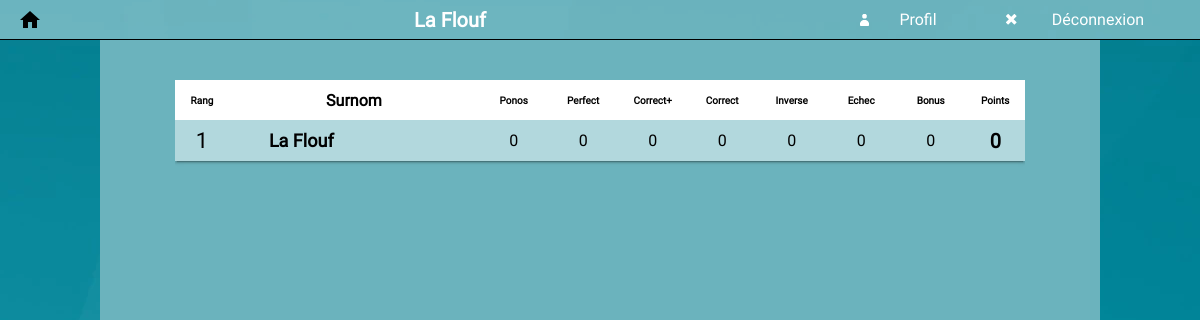
The page /classement.php (signed in) on the database its author committed.
### tables this page shows
CREATE TABLE IF NOT EXISTS `classements` (
  `type` varchar(50) NOT NULL,
  `owner_id` int(11) NOT NULL,
  `points` int(11) NOT NULL DEFAULT '0',
  `bonus` int(11) NOT NULL DEFAULT '0',
  `nb_perf` int(11) NOT NULL DEFAULT '0',
  `nb_correct_plus` int(11) NOT NULL DEFAULT '0',
  `nb_correct` int(11) NOT NULL DEFAULT '0',
  `nb_inverse` int(11) NOT NULL DEFAULT '0',
  `nb_echec` int(11) NOT NULL DEFAULT '0',
  `rang` int(11) NOT NULL DEFAULT '1'
);

CREATE TABLE IF NOT EXISTS `joueurs` (
  `id_joueur` int(6) UNSIGNED NOT NULL AUTO_INCREMENT,
  `prenom` varchar(50) NOT NULL,
  `nom` varchar(50) DEFAULT NULL,
  `surnom` varchar(50) DEFAULT NULL,
  `email` varchar(50) DEFAULT NULL,
  `password` varchar(50) DEFAULT NULL,
  `image` varchar(300) DEFAULT 'images/user/default.jpg',
  `departement` int(6) DEFAULT NULL,
  `telephone` varchar(255) NOT NULL,
  `payed` tinyint(1) NOT NULL DEFAULT '0',
  `updated` tinyint(1) NOT NULL DEFAULT '0',
  `female` tinyint(1) NOT NULL DEFAULT '0',
  `modif_profil` tinyint(1) NOT NULL DEFAULT '0',
  `modif_match` tinyint(1) NOT NULL DEFAULT '0',
  `modif_bonus` tinyint(1) NOT NULL DEFAULT '0',
  `description` varchar(4024) DEFAULT NULL,
  `equipe` int(11) DEFAULT NULL,
  `oauth` enum('Yes','No') NOT NULL DEFAULT 'No',
  `status` enum('active','inactive') NOT NULL DEFAULT 'active',
  PRIMARY KEY (`id_joueur`)
);

### init.php (called while the page is built, shortened)
<?php
$pseudo=(isset($_SESSION['pseudo']))?$_SESSION['pseudo']:'';
include("functions.php");
?>

### functions.php (called while the page is built, shortened)
<?php
function utf8_encode_function($str)
{
    return utf8_encode($str);
    return ($str);
}
?>

### include/viewClassementGeneral.php (the view, shortened to what this page needs)
<?php
	$qry = "SELECT *, (nb_perf+nb_correct_plus+nb_correct+nb_inverse+nb_echec)  as total from joueurs
	LEFT JOIN classements ON classements.owner_id = joueurs.id_joueur AND type = 'general'
	ORDER BY rang, nb_perf DESC, nb_correct_plus DESC, nb_correct DESC, nb_inverse DESC, surnom;";
	$result = mysqli_query($con, $qry);
	$i = 0;
	echo '
	<div class="allListeClassement">
		<table class="sortable" >';
	echo '
<thead>
<tr style="height: 40px;">
<th class="titleSmallTexte">Rang</th>
<th >Surnom</th>
<th class="titleSmallTexte">Ponos</th>
<th class="titleSmallTexte">Perfect</th>
<th class="titleSmallTexte">Correct+</th>
<th class="titleSmallTexte">Correct</th>
<th class="titleSmallTexte">Inverse</th>
<th class="titleSmallTexte">Echec</th>
<th class="titleSmallTexte">Bonus</th>
<th class="titleSmallTexte"> Points</th>
</tr>
</thead>';
	while ($row = mysqli_fetch_array($result ))
	{
		$i++;
		$rang = $row["rang"];
		$surnom = utf8_encode_function($row["surnom"]);
		$id_joueur = $row["id_joueur"];
		$points = $row["points"];
		$nb_perf = $row["nb_perf"];
		$nb_correct_plus = $row["nb_correct_plus"];
		$nb_correct = $row["nb_correct"];
		$nb_inverse = $row["nb_inverse"];
		$nb_echec = $row["nb_echec"];
		$bonus = $row["bonus"];
		$total = $row["total"];
			if ($i % 2 == 0) {
				echo '	<tr class="backgroundTab2">';
			}
			else {
				echo '	<tr class="backgroundTab1">';
			}
			echo '<td class="ClassementRang">',
					$rang,
				'</td>
				<td class="ClassementSurnom">
					<div id="lienSurnom', $id_joueur,'" style="" class="surnomClassementDiv clickJoueur">',
					$surnom,
					'</div>
				</td>
				<td class="ClassementNbPronos">',
					$total,
				'</td>
				<td class="ClassementNbPerf">',
					$nb_perf,
				'</td>
				<td class="ClassementCorrectp">',
					$nb_correct_plus,
				'</td>
				<td class="ClassementCorrect">',
					$nb_correct,
				'</td>
				<td class="ClassementInverse">',
					$nb_inverse,
				'</td>
				<td class="ClassementEchec">',
					$nb_echec,
				'</td>
				<td class="ClassementBonus">',
					$bonus,
				'</td>
				<td class="ClassementPoints">',
					$points,
				'</td>
			</tr>';
    }
    echo '
	</table>
	</div>';
    return '';
?>

### classement.php (shortened to what this page needs)
<html xmlns="http://www.w3.org/1999/xhtml" xml:lang="fr" >
	<head>
		<link rel="stylesheet" type="text/css" href="css/tabs.css">
		<link rel="stylesheet" type="text/css" href="css/style.css">
		<link rel="stylesheet" type="text/css" href="css/bandeau.css">
		<link rel="stylesheet" type="text/css" href="css/jquery-ui.min.css">
		<link rel="stylesheet" href="./material_design/material.css">
		<link rel="stylesheet" href="./material_design/style.css">
		<link rel="stylesheet" href="./material_design/font.css">
	</head>
	<?php include("init.php");?>
	<body>
		<?php include("include/bandeau.php");?>
		<div class="padding20">
			<div class="loginform-in blackougedefault">
				<div style="width:100%;height:800px;">
						<?php include("include/viewClassement.php");?>
				</div>
			</div>
		</div>
</body>
</html>

### include/bandeau.php
<table class="bandeau">
    <tr>
        <td id="bandeauAcceuil">
            <i class="material-icons">home</i>
        </td>
        <td id="bandeauNom">
            <?php echo $pseudo ?>
        </td>
        <td id="bandeauProfil">
            Profil
        </td>
        <td id="bandeauDeconnect">
            Déconnexion
        </td>
    </tr>
</table>

### include/viewClassement.php (shortened to what this page needs)
<?php
	require_once 'config.php';
	require_once 'functions.php';
	echo '<div class="uniqueClassement">',include "viewClassementGeneral.php",'</div>';
?>

### css/style.css (style rules this page uses)
body { color: black; background-color: #595963; background-image: url(../images/footer.webp); background-repeat: no-repeat; background-position: center center; background-attachment: fixed; margin: 0px; font-family: Roboto; }
table { font-family: 'Roboto'; }
.ClassementPoints { text-align: center; width: 7%; font-weight: bold; font-size: 20px; }
.ClassementSurnom { width: 200px; text-align: left; padding-left: 40px; padding-top: 10px; padding-bottom: 10px; font-size: 18px; font-weight: bold; }
.ClassementBonus { text-align: center; width: 65px; }
.ClassementEchec { width: 65px; text-align: center; }
.ClassementInverse { width: 65px; text-align: center; }
.ClassementCorrect { width: 65px; text-align: center; }
.ClassementCorrectp { width: 65px; text-align: center; }
.ClassementNbPerf { width: 65px; text-align: center; }
.ClassementNbPronos { width: 65px; text-align: center; }
.ClassementRang { width: 50px; text-align: center; font-size: 22px; }
.titleSmallTexte { font-size: 10px; }
table.sortable { width: 100%; border-collapse: collapse; box-shadow: 0 2px 2px 0 rgba(0, 0, 0, 0.14), 0 3px 1px -2px rgba(0, 0, 0, 0.2), 0 1px 5px 0 rgba(0, 0, 0, 0.12); }
table.sortable thead { color:#000; background-color:#FFF; font-weight: bold; cursor: default; }
.allListeClassement { width: 850px; display: block; margin: auto; margin-top: 30px; height: 600px; overflow-y: auto; }
.uniqueClassement { padding: 10px; }
.surnomClassementDiv { cursor: pointer; word-break: break-word; }
.backgroundTab1 { background:#ffffff7a; }
.padding20 { padding: 40px; }
.loginform-in { text-align: center; margin: auto; padding: 0; width: 1000px; background: #ffffff61; }

### css/bandeau.css (style rules this page uses)
table.bandeau { width: 100%; height: 40px; border-collapse: collapse; background: rgba(255, 255, 255, 0.41); position: fixed; z-index: 999; color: white; border-bottom: 1px solid #000; }
td#bandeauAcceuil { width: 5%; text-align: center; }
td#bandeauNom { font-size: 20px; width: 65%; text-align: center; font-weight: bold; cursor: context-menu; }
td#bandeauProfil { width: 13%; text-align: center; background-image: url("../images/icon/user_9x12_white.png"); background-repeat:no-repeat; background-position:20 center; color: white; }
td#bandeauDeconnect { width: 17%; text-align: center; background-image: url("../images/icon/x_11x11_white.png"); background-repeat:no-repeat; background-position:10 center; }

### material_design/style.css (style rules this page uses)
.blackougedefault { background: #6bb3bd; }

### rows shown on the page
classements: rang "1", owner.surnom "La Flouf", total "0", nb_perf "0", nb_correct_plus "0", nb_correct "0", nb_inverse "0", nb_echec "0", bonus "0", points "0"

### other values the page prints
$pseudo "La Flouf"
